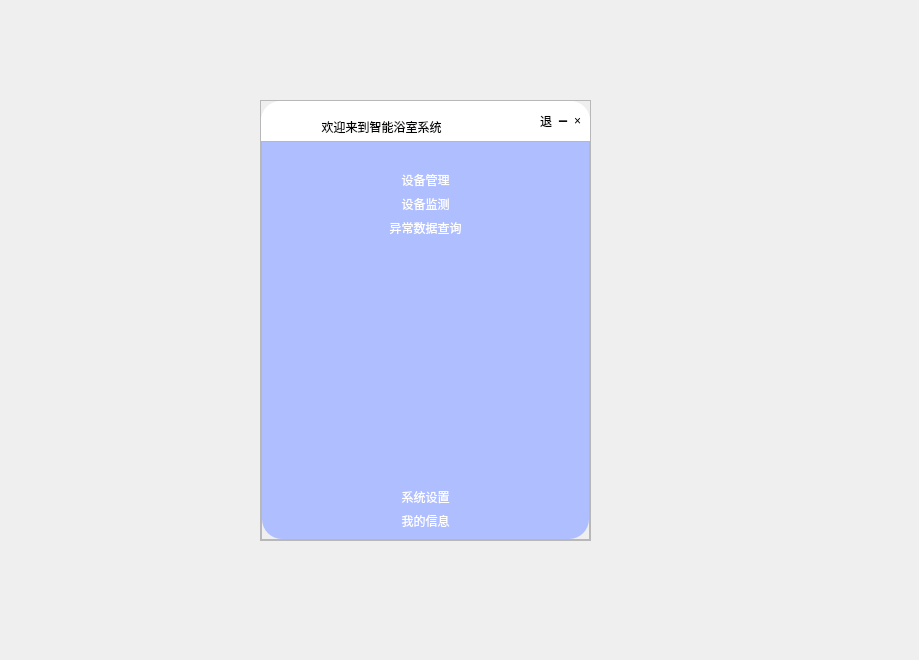
<?xml version="1.0" encoding="UTF-8"?>
<ui version="4.0">
 <class>MainWindow</class>
 <widget class="QMainWindow" name="MainWindow">
  <property name="geometry">
   <rect>
    <x>0</x>
    <y>0</y>
    <width>919</width>
    <height>660</height>
   </rect>
  </property>
  <property name="minimumSize">
   <size>
    <width>861</width>
    <height>600</height>
   </size>
  </property>
  <property name="windowTitle">
   <string>MainWindow</string>
  </property>
  <widget class="QWidget" name="centralwidget">
   <widget class="QFrame" name="frame">
    <property name="geometry">
     <rect>
      <x>260</x>
      <y>100</y>
      <width>331</width>
      <height>441</height>
     </rect>
    </property>
    <property name="minimumSize">
     <size>
      <width>0</width>
      <height>0</height>
     </size>
    </property>
    <property name="styleSheet">
     <string notr="true"/>
    </property>
    <property name="frameShape">
     <enum>QFrame::StyledPanel</enum>
    </property>
    <property name="frameShadow">
     <enum>QFrame::Raised</enum>
    </property>
    <layout class="QVBoxLayout" name="verticalLayout">
     <property name="spacing">
      <number>0</number>
     </property>
     <property name="leftMargin">
      <number>0</number>
     </property>
     <property name="topMargin">
      <number>0</number>
     </property>
     <property name="rightMargin">
      <number>0</number>
     </property>
     <property name="bottomMargin">
      <number>0</number>
     </property>
     <item>
      <widget class="QFrame" name="frame_2">
       <property name="sizePolicy">
        <sizepolicy hsizetype="Preferred" vsizetype="Expanding">
         <horstretch>0</horstretch>
         <verstretch>1</verstretch>
        </sizepolicy>
       </property>
       <property name="styleSheet">
        <string notr="true">background-color: rgb(255, 255, 255);
border-top-left-radius:20px;
border-top-right-radius:20px;</string>
       </property>
       <property name="frameShape">
        <enum>QFrame::StyledPanel</enum>
       </property>
       <property name="frameShadow">
        <enum>QFrame::Raised</enum>
       </property>
       <layout class="QHBoxLayout" name="horizontalLayout">
        <property name="spacing">
         <number>0</number>
        </property>
        <property name="leftMargin">
         <number>0</number>
        </property>
        <property name="topMargin">
         <number>0</number>
        </property>
        <property name="rightMargin">
         <number>0</number>
        </property>
        <property name="bottomMargin">
         <number>0</number>
        </property>
        <item>
         <widget class="QFrame" name="frame_4">
          <property name="sizePolicy">
           <sizepolicy hsizetype="Expanding" vsizetype="Preferred">
            <horstretch>0</horstretch>
            <verstretch>0</verstretch>
           </sizepolicy>
          </property>
          <property name="frameShape">
           <enum>QFrame::StyledPanel</enum>
          </property>
          <property name="frameShadow">
           <enum>QFrame::Raised</enum>
          </property>
          <widget class="QPushButton" name="pushButton">
           <property name="geometry">
            <rect>
             <x>10</x>
             <y>10</y>
             <width>221</width>
             <height>31</height>
            </rect>
           </property>
           <property name="styleSheet">
            <string notr="true">border:none;
font: 12pt &quot;幼圆&quot;;</string>
           </property>
           <property name="text">
            <string>欢迎来到智能浴室系统</string>
           </property>
          </widget>
         </widget>
        </item>
        <item alignment="Qt::AlignRight">
         <widget class="QFrame" name="frame_5">
          <property name="sizePolicy">
           <sizepolicy hsizetype="Expanding" vsizetype="Preferred">
            <horstretch>0</horstretch>
            <verstretch>0</verstretch>
           </sizepolicy>
          </property>
          <property name="styleSheet">
           <string notr="true">QPushButton{
	border:none;
}
QPushButton:hover{
	padding-bottom:5px;
}</string>
          </property>
          <property name="frameShape">
           <enum>QFrame::StyledPanel</enum>
          </property>
          <property name="frameShadow">
           <enum>QFrame::Raised</enum>
          </property>
          <layout class="QHBoxLayout" name="horizontalLayout_2">
           <item>
            <widget class="QPushButton" name="pushButton_logout">
             <property name="text">
              <string>退</string>
             </property>
            </widget>
           </item>
           <item>
            <widget class="QPushButton" name="pushButton_3">
             <property name="text">
              <string>➖</string>
             </property>
            </widget>
           </item>
           <item>
            <widget class="QPushButton" name="pushButton_4">
             <property name="text">
              <string>×</string>
             </property>
            </widget>
           </item>
          </layout>
         </widget>
        </item>
       </layout>
      </widget>
     </item>
     <item>
      <widget class="QFrame" name="frame_3">
       <property name="sizePolicy">
        <sizepolicy hsizetype="Preferred" vsizetype="Expanding">
         <horstretch>0</horstretch>
         <verstretch>10</verstretch>
        </sizepolicy>
       </property>
       <property name="frameShape">
        <enum>QFrame::StyledPanel</enum>
       </property>
       <property name="frameShadow">
        <enum>QFrame::Raised</enum>
       </property>
       <layout class="QHBoxLayout" name="horizontalLayout_3">
        <property name="spacing">
         <number>0</number>
        </property>
        <property name="leftMargin">
         <number>0</number>
        </property>
        <property name="topMargin">
         <number>0</number>
        </property>
        <property name="rightMargin">
         <number>0</number>
        </property>
        <property name="bottomMargin">
         <number>0</number>
        </property>
        <item>
         <widget class="QFrame" name="frame_7">
          <property name="sizePolicy">
           <sizepolicy hsizetype="Expanding" vsizetype="Preferred">
            <horstretch>1</horstretch>
            <verstretch>0</verstretch>
           </sizepolicy>
          </property>
          <property name="styleSheet">
           <string notr="true">#frame_7{
	background-color: rgb(175, 190, 255);
	border-bottom-left-radius:20px;
	border-bottom-right-radius:20px;
}
QPushButton{
	border:none;
	color: rgb(255, 255, 255);
	font: 12pt &quot;幼圆&quot;;
}
QPushButton:hover{
	
	
	color: rgb(85, 85, 85);
}
QPushButton:pressed{
	padding-left:5px;
	padding-top:5px;
}</string>
          </property>
          <property name="frameShape">
           <enum>QFrame::StyledPanel</enum>
          </property>
          <property name="frameShadow">
           <enum>QFrame::Raised</enum>
          </property>
          <layout class="QVBoxLayout" name="verticalLayout_2">
           <item>
            <widget class="QPushButton" name="pushButton_7">
             <property name="text">
              <string/>
             </property>
            </widget>
           </item>
           <item>
            <widget class="QPushButton" name="pushButton_shebei">
             <property name="text">
              <string>设备管理</string>
             </property>
            </widget>
           </item>
           <item>
            <widget class="QPushButton" name="pushButton_jiance">
             <property name="text">
              <string>设备监测</string>
             </property>
            </widget>
           </item>
           <item>
            <widget class="QPushButton" name="pushButton_data">
             <property name="text">
              <string>异常数据查询</string>
             </property>
            </widget>
           </item>
           <item>
            <spacer name="verticalSpacer">
             <property name="orientation">
              <enum>Qt::Vertical</enum>
             </property>
             <property name="sizeHint" stdset="0">
              <size>
               <width>20</width>
               <height>40</height>
              </size>
             </property>
            </spacer>
           </item>
           <item>
            <widget class="QPushButton" name="pushButton_jiance_3">
             <property name="text">
              <string>系统设置</string>
             </property>
            </widget>
           </item>
           <item>
            <widget class="QPushButton" name="pushButton_me">
             <property name="text">
              <string>我的信息</string>
             </property>
            </widget>
           </item>
          </layout>
         </widget>
        </item>
       </layout>
      </widget>
     </item>
    </layout>
   </widget>
  </widget>
 </widget>
 <resources/>
 <connections>
  <connection>
   <sender>pushButton_4</sender>
   <signal>clicked()</signal>
   <receiver>MainWindow</receiver>
   <slot>close()</slot>
   <hints>
    <hint type="sourcelabel">
     <x>578</x>
     <y>114</y>
    </hint>
    <hint type="destinationlabel">
     <x>903</x>
     <y>47</y>
    </hint>
   </hints>
  </connection>
  <connection>
   <sender>pushButton_3</sender>
   <signal>clicked()</signal>
   <receiver>MainWindow</receiver>
   <slot>showMinimized()</slot>
   <hints>
    <hint type="sourcelabel">
     <x>556</x>
     <y>112</y>
    </hint>
    <hint type="destinationlabel">
     <x>813</x>
     <y>8</y>
    </hint>
   </hints>
  </connection>
 </connections>
</ui>
